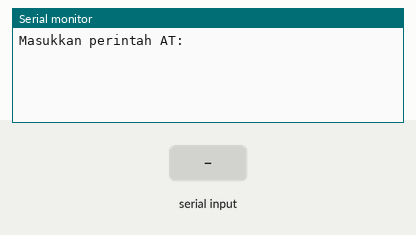
Bench run of a sketch on a simulated Arduino Uno, built with avr-gcc and run on an emulated ATmega328P. Parts: the last lines printed to the serial monitor. The test bench sets the inputs (shaded band).

Above: at 1.2 s.
1.3 s: "1" received over the second serial link
At 2.3 s:
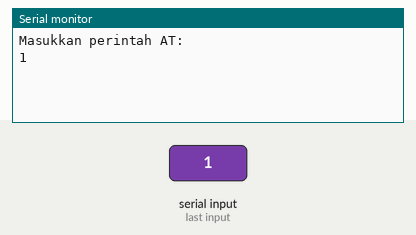
2.8 s: "0" received over the second serial link
At 3.4 s:
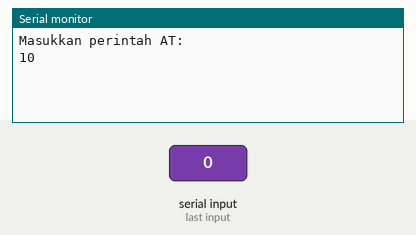

The sketch:

Bluetooth_AT_Commands.ino
```cpp
#include <SoftwareSerial.h>
SoftwareSerial belutut(10, 11); // RX | TX
void setup() {
    Serial.begin(9600);
    Serial.println("Masukkan perintah AT:");
    belutut.begin(38400); //Baudrate
}
void loop() {
    //Membaca dari HC05 dan di Print pada serial Monitor
    if (belutut.available())
    Serial.write(belutut.read());
    //Membaca dari Arduino Serial monitor untuk dikirim ke HC05
    if (Serial.available())
    belutut.write(Serial.read());
}
```

Measured:
- after the input at 1.3 s, the serial monitor: prints a new line at once (image 1)
- after the input at 2.8 s, the serial monitor: prints a new line at once (image 2)
